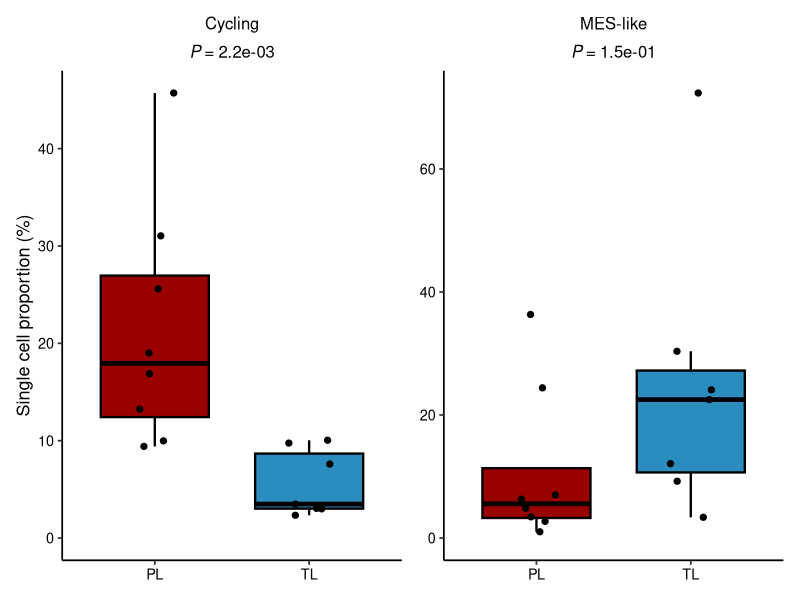
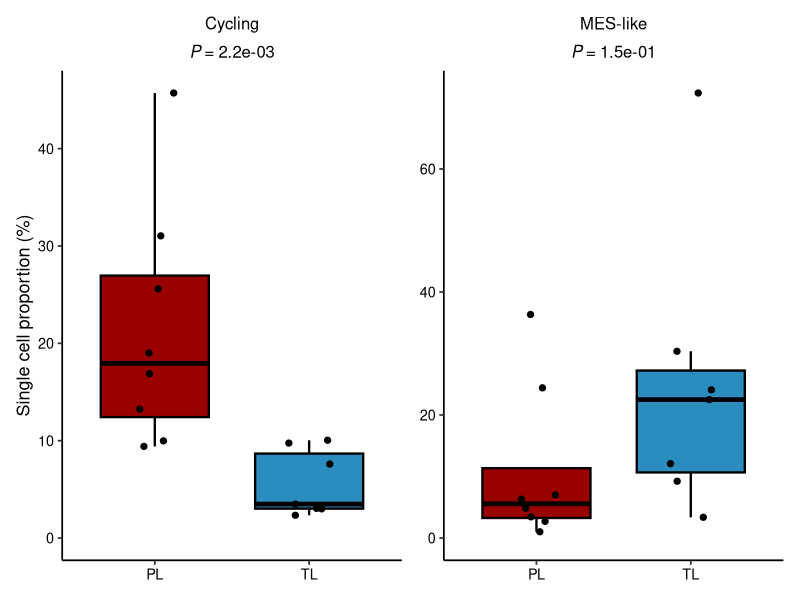

Generate these figures, in order, with R:
# =============================================================================
# Proportion of cycling and MES-like cells among the malignant cells, PL vs TL
#
# Input : ../data/sample_level/malignant_state_composition.tsv
# Output: malignant_state_composition_PL_vs_TL.pdf / .png in this directory
#
# One point per patient. For each sample the percentage of its malignant cells in a state is
# taken over all malignant cells of the sample (S and G2M are added up as Cycling); the
# samples of one patient are then averaged. TL_6 .. TL_10 are five sites of one patient and
# give one point (15 patients: 8 PL, 7 TL). Two-sided Wilcoxon rank sum test between the
# patient values of PL and TL (exact: no ties); the P values are not adjusted.
#
# All malignant cells of a sample are used, not only the cells flagged included_in_prop:
# that flag thins the five samples of the multi-site patient for the plot of the cells
# (malignant_state_plane_PL_vs_TL.R) and is not used for a per-sample percentage.
# =============================================================================

suppressPackageStartupMessages({ library(ggplot2); library(patchwork) })

GROUP_LEVELS <- c("PL", "TL")
GROUP_COLORS <- c(PL = "#990000", TL = "#2b8cbe")
STATES_SHOWN <- c("Cycling", "MES-like")
ALL_STATES   <- c("Cycling", "OPC-like", "AC-like", "MES-like", "OC-like")

comp <- read.delim("../data/sample_level/malignant_state_composition.tsv", colClasses = c(patient_id = "character"))
comp$state <- ifelse(comp$category %in% c("S", "G2M"), "Cycling", comp$category)
stopifnot(all(comp$state %in% ALL_STATES))

# percentage of the sample's malignant cells in each state, 0 where the state is absent
samples <- unique(comp[, c("renamed_id", "group", "patient_id")])
sample_pct <- merge(samples, data.frame(state = ALL_STATES), by = NULL)
n_state <- tapply(comp$n, list(comp$renamed_id, comp$state), sum)
sample_pct$n <- mapply(function(r, s) { v <- n_state[r, s]; if (is.na(v)) 0 else v }, sample_pct$renamed_id, sample_pct$state)
sample_pct$percent <- 100 * sample_pct$n / ave(sample_pct$n, sample_pct$renamed_id, FUN = sum)

# per patient: mean of the percentages of the patient's samples
plot_df <- aggregate(percent ~ patient_id + group + state, data = sample_pct, FUN = mean)
plot_df <- merge(plot_df, aggregate(renamed_id ~ patient_id, data = samples, FUN = length), by = "patient_id")
names(plot_df)[names(plot_df) == "renamed_id"] <- "n_samples"
plot_df$state <- factor(plot_df$state, levels = ALL_STATES)
plot_df$group <- factor(plot_df$group, levels = GROUP_LEVELS)
stopifnot(all(table(plot_df$group[plot_df$state == "Cycling"]) == c(8, 7)))

# test per state
tests <- do.call(rbind, lapply(ALL_STATES, function(s) {
  d <- plot_df[plot_df$state == s, ]
  data.frame(state = s, n_PL = sum(d$group == "PL"), n_TL = sum(d$group == "TL"),
             p = wilcox.test(percent ~ group, data = d)$p.value)
}))

one_panel <- function(s, ylab = NULL, breaks = waiver()) {
  d <- plot_df[plot_df$state == s, ]
  p <- tests$p[tests$state == s]
  ggplot(d, aes(group, percent, fill = group)) +
    geom_boxplot(width = 0.7, linewidth = 0.8, colour = "black", outlier.shape = NA) +
    geom_point(position = position_jitter(width = 0.15, height = 0, seed = 1), size = 1.8, colour = "black") +
    scale_fill_manual(values = GROUP_COLORS) +
    scale_y_continuous(breaks = breaks, limits = c(0, NA)) +
    labs(x = NULL, y = ylab, title = bquote(atop(.(s), italic(P) ~ "=" ~ .(sprintf("%.1e", p))))) +
    theme_classic(base_size = 13) +
    theme(legend.position = "none", plot.title = element_text(hjust = 0.5, size = 12),
          axis.text = element_text(colour = "black"))
}
p <- one_panel("Cycling", ylab = "Single cell proportion (%)") + one_panel("MES-like")

save_figure <- function(p, stem, width, height, dpi = 300) {
  ggsave(paste0(stem, ".pdf"), p, width = width, height = height, device = "pdf")
  ggsave(paste0(stem, ".png"), p, width = width, height = height, dpi = dpi, bg = "white")
}
save_figure(p, "malignant_state_composition_PL_vs_TL", width = 4.4, height = 3.6)
